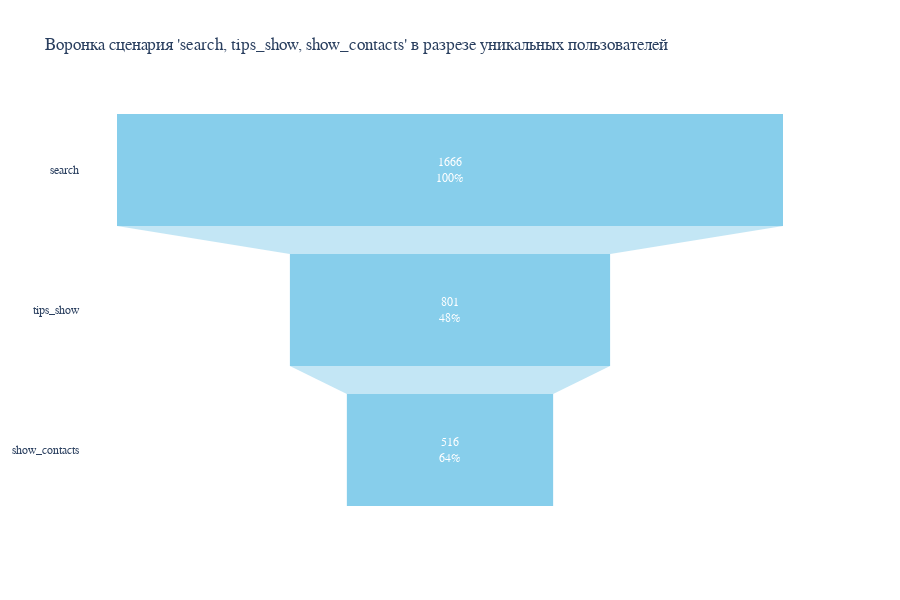

Notebook code cell kept with this figure:
### Code cell
# Выбираем первый сценарий из топа
scenario = top_scenarios.index[2]

# Разбиваем сценарий на отдельные действия
actions = scenario.split(', ')

# Создаем список для хранения данных воронки
funnel_data = []

# Подсчитываем количество уникальных пользователей на каждом этапе воронки
for i, action in enumerate(actions):
    users_at_step = set(data[data['event_name'] == action]['user_id'])
    if i == 0:
        funnel_data.append({'step': action, 'count': len(users_at_step)})
    else:
        prev_users = set(data[data['event_name'] == actions[i - 1]]['user_id'])
        users_at_step = users_at_step.intersection(prev_users)
        funnel_data.append({'step': action, 'count': len(users_at_step)})

# Построение воронки с помощью Plotly
fig = go.Figure()

fig.add_trace(go.Funnel(
    name='Сценарий',
    y=[step['step'] for step in funnel_data],
    x=[step['count'] for step in funnel_data],
    textinfo='value+percent previous',
    marker=dict(color="skyblue"),
    textposition="inside",
    textfont=dict(family="Arial", size=12, color="white")))

fig.update_layout(
    title=f"Воронка сценария '{scenario}' в разрезе уникальных пользователей",
    font=dict(family="Arial", size=12),
    plot_bgcolor='rgba(0,0,0,0)',
    paper_bgcolor='rgba(0,0,0,0)',
    height=600
)

fig.show()

### Figure 1 — Plotly figure (JSON) as saved in the notebook; plotly's stock layout.template omitted (floating-point values rounded to 4 significant figures)
{"data": [{"marker": {"color": "skyblue"}, "name": "Сценарий", "textfont": {"color": "white", "family": "Arial", "size": 12}, "textinfo": "value+percent previous", "textposition": "inside", "type": "funnel", "x": [1666, 801, 516], "y": ["search", "tips_show", "show_contacts"]}], "layout": {"font": {"family": "Arial", "size": 12}, "height": 600, "paper_bgcolor": "rgba(0,0,0,0)", "plot_bgcolor": "rgba(0,0,0,0)", "title": {"text": "Воронка сценария 'search, tips_show, show_contacts' в разрезе уникальных пользователей"}}}
